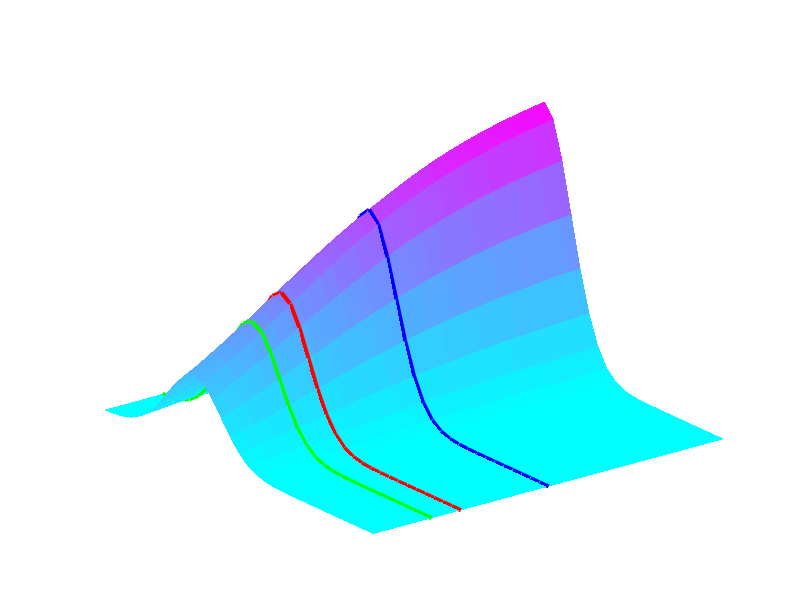

The MATLAB script that drew this image:

function responseFunction()
    
    inputSigma = 6;
    sigmoidSlope = 0.0625;
    
    ret_max = 30;
    eye_max = 30;
    
    retinalPreferences = -ret_max:2:ret_max; %centerDistance(60*4, 4);
    eyePreferences = -eye_max:2:eye_max; %centerDistance(40*4, 4);
    
    retinalTargets_ticks = -ret_max:15:ret_max;
    eyePreferences_ticks = -eye_max:15:eye_max;

    [retMesh,eyeMesh] = meshgrid(retinalPreferences, eyePreferences);
    
    % first peak
    e = -15
    r = 10
    
    e_first = e;
    e_second = e-5;
    e_third = e+15;
    
    r_2 = 30
    e2 = 15
    
    coeff1 = 1
    coeff2 = 0.8
    
    figure;
    
    %% Sig
    in = exp(-(r - retMesh).^2/(2*inputSigma^2)) .* 1./(1 + exp(sigmoidSlope * (e - eyeMesh)));
    
    %% Lin
    %LIN = (sigmoidSlope*eyeMesh) + e;
    %LIN(LIN < 0) = 0;
    %LIN(LIN > 1) = 1;
    %in = exp(-(r - retMesh).^2/(2*inputSigma^2)) .* LIN;
    
    
    %% Peak
    
    % single peak
    %in = coeff1*exp(-((r - retMesh).^2 + (e - eyeMesh).^2)/(2*inputSigma^2));
    
    % double peak
    %in = coeff1*exp(-((r - retMesh).^2 + (e - eyeMesh).^2)/(2*inputSigma^2)) + coeff2*exp(-((r - retMesh).^2 + (e2 - eyeMesh).^2)/(2*inputSigma^2));
    
    %% Plot
    %{
    meshc(retMesh,eyeMesh,in);
    
    % Move contours:
    % http://www.mathworks.co.uk/support/solutions/en/data/1-17AF2/index.html?product=SL&solution=1-17AF2
    new_level = -3;
    
    % Get the handle to each patch object
    h = findobj('type','patch');
    
    % Create a loop to change the height of each contour
    zd = get(h,'ZData');
    for i = 1:length(zd)
    set(h(i),'ZData',new_level*ones(length(zd{i}),1))
    end
    
    zlabel('Response');
    ylabel('Eye Position (deg)');
    xlabel('Retinal Position (deg)');
    
    %pbaspect([201 61 4.5])
    
    %axis([-100 100 -30 30 -3 1.5]);
    
    %axis off

    
    %{
    set(gca, ...
      'TickDir'     , 'in'     , ...
      'TickLength'  , [.02 .02] , ...
      'XMinorTick'  , 'off'      , ...
      'YMinorTick'  , 'off'      , ...
      'XTick'       , retinalTargets);
    %}
    
    %}
    
    %% New
    
    surf(eyeMesh, retMesh, in,'EdgeColor','none','LineStyle','none','FaceLighting','phong')% 'LineStyle', 'none', 'FaceColor', 'interp');
    hold on
    grid off
    axis off
    colormap cool
        
    %in_line_1 = exp(-((r - retinalPreferences).^2 + (e - e_first).^2)/(2*inputSigma^2)); 
    in_line_1 = exp(-(r - retinalPreferences).^2/(2*inputSigma^2)) .* 1./(1 + exp(sigmoidSlope * (e - e_first)));
    
    
    %in_line_2 = exp(-((r - retinalPreferences).^2 + (e - e_second).^2)/(2*inputSigma^2));
    in_line_2 = exp(-(r - retinalPreferences).^2/(2*inputSigma^2)) .* 1./(1 + exp(sigmoidSlope * (e - e_second)));
    
    %in_line_3 = exp(-((r - retinalPreferences).^2 + (e - e_third).^2)/(2*inputSigma^2));
    in_line_3 = exp(-(r - retinalPreferences).^2/(2*inputSigma^2)) .* 1./(1 + exp(sigmoidSlope * (e - e_third)));
    
    eyeFixed_first = e_first*ones(1,length(in_line_1));
    eyeFixed_second = e_second*ones(1,length(in_line_1));
    eyeFixed_third = e_third*ones(1,length(in_line_1));
    
    plot3(eyeFixed_first, retinalPreferences, in_line_1 , 'LineWidth', 3 ,'Color','r')
    plot3(eyeFixed_second, retinalPreferences, in_line_2 , 'LineWidth', 3 ,'Color','g')
    plot3(eyeFixed_third, retinalPreferences, in_line_3 , 'LineWidth', 3 ,'Color','b')
    
    hZLabel = zlabel('Response');
    hXLabel = xlabel('Eye position (deg)');
    hYLabel = ylabel('Retinal location (deg)');
    
    set([ hZLabel], 'FontSize', 14); % hYLabel hXLabel
    set([gca], 'FontSize', 14);
    
    set(gca,'ZTick',[0 1]);
    set(gca,'XTick', eyePreferences_ticks);
    set(gca,'YTick', retinalTargets_ticks);
    
end